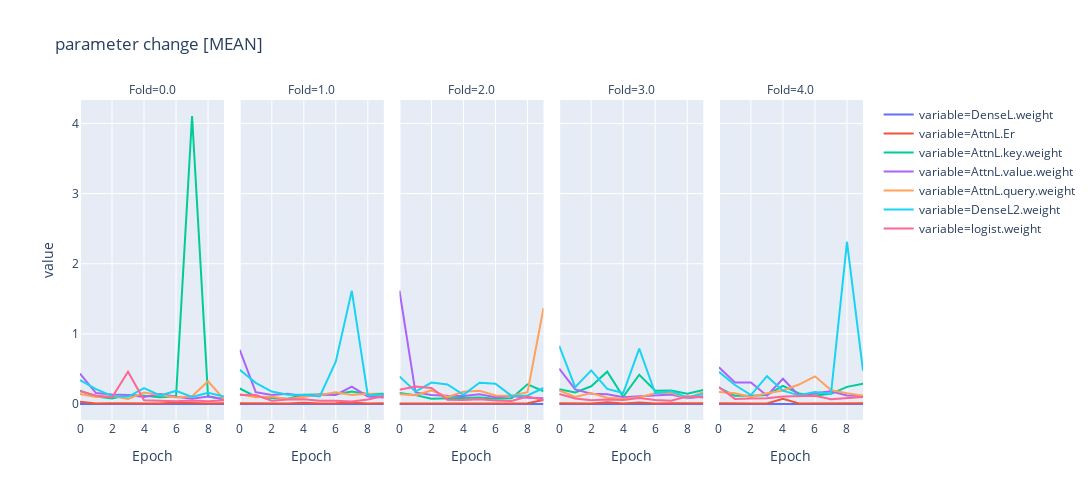

Here is the notebook cell this chart was saved with:
### Code cell
df2 = record_df['mean']
df3 = pd.melt(df2, id_vars=['Fold', 'Epoch'], value_vars=df2.columns[2:])
px.line(df3, x="Epoch", y="value", color="variable", facet_col='Fold', width=2000, height=500, title='parameter change [MEAN]')

### Figure 1 — Plotly figure (JSON) as saved in the notebook; plotly's stock layout.template omitted (floating-point values rounded to 4 significant figures)
{"data": [{"hoverlabel": {"namelength": 0}, "hovertemplate": "variable=DenseL.weight<br>Fold=0.0<br>Epoch=%{x}<br>value=%{y}", "legendgroup": "variable=DenseL.weight", "line": {"color": "#636efa", "dash": "solid"}, "mode": "lines", "name": "variable=DenseL.weight", "showlegend": true, "type": "scatter", "x": [0, 1, 2, 3, 4, 5, 6, 7, 8, 9], "xaxis": "x", "y": [0, 0, 0, 0, 0, 0, 0, 0, 0, 0], "yaxis": "y"}, {"hoverlabel": {"namelength": 0}, "hovertemplate": "variable=DenseL.weight<br>Fold=1.0<br>Epoch=%{x}<br>value=%{y}", "legendgroup": "variable=DenseL.weight", "line": {"color": "#636efa", "dash": "solid"}, "mode": "lines", "name": "variable=DenseL.weight", "showlegend": false, "type": "scatter", "x": [0, 1, 2, 3, 4, 5, 6, 7, 8, 9], "xaxis": "x2", "y": [0, 0, 0, 0, 0, 0, 0, 0, 0, 0], "yaxis": "y2"}, {"hoverlabel": {"namelength": 0}, "hovertemplate": "variable=DenseL.weight<br>Fold=2.0<br>Epoch=%{x}<br>value=%{y}", "legendgroup": "variable=DenseL.weight", "line": {"color": "#636efa", "dash": "solid"}, "mode": "lines", "name": "variable=DenseL.weight", "showlegend": false, "type": "scatter", "x": [0, 1, 2, 3, 4, 5, 6, 7, 8, 9], "xaxis": "x3", "y": [0, 0, 0, 0, 0, 0, 0, 0, 0, 0], "yaxis": "y3"}, {"hoverlabel": {"namelength": 0}, "hovertemplate": "variable=DenseL.weight<br>Fold=3.0<br>Epoch=%{x}<br>value=%{y}", "legendgroup": "variable=DenseL.weight", "line": {"color": "#636efa", "dash": "solid"}, "mode": "lines", "name": "variable=DenseL.weight", "showlegend": false, "type": "scatter", "x": [0, 1, 2, 3, 4, 5, 6, 7, 8, 9], "xaxis": "x4", "y": [0, 0, 0, 0, 0, 0, 0, 0, 0, 0], "yaxis": "y4"}, {"hoverlabel": {"namelength": 0}, "hovertemplate": "variable=DenseL.weight<br>Fold=4.0<br>Epoch=%{x}<br>value=%{y}", "legendgroup": "variable=DenseL.weight", "line": {"color": "#636efa", "dash": "solid"}, "mode": "lines", "name": "variable=DenseL.weight", "showlegend": false, "type": "scatter", "x": [0, 1, 2, 3, 4, 5, 6, 7, 8, 9], "xaxis": "x5", "y": [0, 0, 0, 0, 0, 0, 0, 0, 0, 0], "yaxis": "y5"}, {"hoverlabel": {"namelength": 0}, "hovertemplate": "variable=AttnL.Er<br>Fold=0.0<br>Epoch=%{x}<br>value=%{y}", "legendgroup": "variable=AttnL.Er", "line": {"color": "#EF553B", "dash": "solid"}, "mode": "lines", "name": "variable=AttnL.Er", "showlegend": true, "type": "scatter", "x": [0, 1, 2, 3, 4, 5, 6, 7, 8, 9], "xaxis": "x", "y": [0.03313, 0.008878, 0.01199, 0.007979, 0.008778, 0.008212, 0.02126, 0.01196, 0.008528, 0.00968], "yaxis": "y"}, {"hoverlabel": {"namelength": 0}, "hovertemplate": "variable=AttnL.Er<br>Fold=1.0<br>Epoch=%{x}<br>value=%{y}", "legendgroup": "variable=AttnL.Er", "line": {"color": "#EF553B", "dash": "solid"}, "mode": "lines", "name": "variable=AttnL.Er", "showlegend": false, "type": "scatter", "x": [0, 1, 2, 3, 4, 5, 6, 7, 8, 9], "xaxis": "x2", "y": [0.01026, 0.008186, 0.006263, 0.005969, 0.01633, 0.007989, 0.01139, 0.02132, 0.008502, 0.01007], "yaxis": "y2"}, {"hoverlabel": {"namelength": 0}, "hovertemplate": "variable=AttnL.Er<br>Fold=2.0<br>Epoch=%{x}<br>value=%{y}", "legendgroup": "variable=AttnL.Er", "line": {"color": "#EF553B", "dash": "solid"}, "mode": "lines", "name": "variable=AttnL.Er", "showlegend": false, "type": "scatter", "x": [0, 1, 2, 3, 4, 5, 6, 7, 8, 9], "xaxis": "x3", "y": [0.007377, 0.005849, 0.008663, 0.009673, 0.006428, 0.01001, 0.006644, 0.007526, 0.01176, 0.05569], "yaxis": "y3"}, {"hoverlabel": {"namelength": 0}, "hovertemplate": "variable=AttnL.Er<br>Fold=3.0<br>Epoch=%{x}<br>value=%{y}", "legendgroup": "variable=AttnL.Er", "line": {"color": "#EF553B", "dash": "solid"}, "mode": "lines", "name": "variable=AttnL.Er", "showlegend": false, "type": "scatter", "x": [0, 1, 2, 3, 4, 5, 6, 7, 8, 9], "xaxis": "x4", "y": [0.009111, 0.009356, 0.00724, 0.02379, 0.00691, 0.02036, 0.00728, 0.009655, 0.009414, 0.0096], "yaxis": "y4"}, {"hoverlabel": {"namelength": 0}, "hovertemplate": "variable=AttnL.Er<br>Fold=4.0<br>Epoch=%{x}<br>value=%{y}", "legendgroup": "variable=AttnL.Er", "line": {"color": "#EF553B", "dash": "solid"}, "mode": "lines", "name": "variable=AttnL.Er", "showlegend": false, "type": "scatter", "x": [0, 1, 2, 3, 4, 5, 6, 7, 8, 9], "xaxis": "x5", "y": [0.01204, 0.01512, 0.00844, 0.008275, 0.07319, 0.007479, 0.009189, 0.006799, 0.01259, 0.009261], "yaxis": "y5"}, {"hoverlabel": {"namelength": 0}, "hovertemplate": "variable=AttnL.key.weight<br>Fold=0.0<br>Epoch=%{x}<br>value=%{y}", "legendgroup": "variable=AttnL.key.weight", "line": {"color": "#00cc96", "dash": "solid"}, "mode": "lines", "name": "variable=AttnL.key.weight", "showlegend": true, "type": "scatter", "x": [0, 1, 2, 3, 4, 5, 6, 7, 8, 9], "xaxis": "x", "y": [0.1913, 0.1079, 0.07799, 0.1266, 0.1177, 0.09516, 0.1087, 4.105, 0.1095, 0.06814], "yaxis": "y"}, {"hoverlabel": {"namelength": 0}, "hovertemplate": "variable=AttnL.key.weight<br>Fold=1.0<br>Epoch=%{x}<br>value=%{y}", "legendgroup": "variable=AttnL.key.weight", "line": {"color": "#00cc96", "dash": "solid"}, "mode": "lines", "name": "variable=AttnL.key.weight", "showlegend": false, "type": "scatter", "x": [0, 1, 2, 3, 4, 5, 6, 7, 8, 9], "xaxis": "x2", "y": [0.2211, 0.1049, 0.08429, 0.07495, 0.131, 0.1379, 0.1398, 0.1772, 0.1438, 0.1475], "yaxis": "y2"}, {"hoverlabel": {"namelength": 0}, "hovertemplate": "variable=AttnL.key.weight<br>Fold=2.0<br>Epoch=%{x}<br>value=%{y}", "legendgroup": "variable=AttnL.key.weight", "line": {"color": "#00cc96", "dash": "solid"}, "mode": "lines", "name": "variable=AttnL.key.weight", "showlegend": false, "type": "scatter", "x": [0, 1, 2, 3, 4, 5, 6, 7, 8, 9], "xaxis": "x3", "y": [0.1573, 0.1268, 0.07402, 0.08097, 0.07944, 0.09263, 0.07418, 0.08148, 0.2804, 0.1813], "yaxis": "y3"}, {"hoverlabel": {"namelength": 0}, "hovertemplate": "variable=AttnL.key.weight<br>Fold=3.0<br>Epoch=%{x}<br>value=%{y}", "legendgroup": "variable=AttnL.key.weight", "line": {"color": "#00cc96", "dash": "solid"}, "mode": "lines", "name": "variable=AttnL.key.weight", "showlegend": false, "type": "scatter", "x": [0, 1, 2, 3, 4, 5, 6, 7, 8, 9], "xaxis": "x4", "y": [0.2116, 0.1653, 0.2526, 0.4612, 0.1036, 0.4176, 0.1888, 0.1918, 0.1468, 0.2007], "yaxis": "y4"}, {"hoverlabel": {"namelength": 0}, "hovertemplate": "variable=AttnL.key.weight<br>Fold=4.0<br>Epoch=%{x}<br>value=%{y}", "legendgroup": "variable=AttnL.key.weight", "line": {"color": "#00cc96", "dash": "solid"}, "mode": "lines", "name": "variable=AttnL.key.weight", "showlegend": false, "type": "scatter", "x": [0, 1, 2, 3, 4, 5, 6, 7, 8, 9], "xaxis": "x5", "y": [0.2346, 0.1168, 0.1175, 0.1289, 0.2588, 0.1505, 0.1226, 0.1451, 0.2438, 0.2876], "yaxis": "y5"}, {"hoverlabel": {"namelength": 0}, "hovertemplate": "variable=AttnL.value.weight<br>Fold=0.0<br>Epoch=%{x}<br>value=%{y}", "legendgroup": "variable=AttnL.value.weight", "line": {"color": "#ab63fa", "dash": "solid"}, "mode": "lines", "name": "variable=AttnL.value.weight", "showlegend": true, "type": "scatter", "x": [0, 1, 2, 3, 4, 5, 6, 7, 8, 9], "xaxis": "x", "y": [0.4333, 0.1559, 0.1368, 0.1281, 0.1006, 0.1428, 0.1038, 0.07559, 0.1066, 0.06765], "yaxis": "y"}, {"hoverlabel": {"namelength": 0}, "hovertemplate": "variable=AttnL.value.weight<br>Fold=1.0<br>Epoch=%{x}<br>value=%{y}", "legendgroup": "variable=AttnL.value.weight", "line": {"color": "#ab63fa", "dash": "solid"}, "mode": "lines", "name": "variable=AttnL.value.weight", "showlegend": false, "type": "scatter", "x": [0, 1, 2, 3, 4, 5, 6, 7, 8, 9], "xaxis": "x2", "y": [0.7705, 0.1691, 0.1286, 0.1444, 0.1077, 0.134, 0.129, 0.2486, 0.1083, 0.09088], "yaxis": "y2"}, {"hoverlabel": {"namelength": 0}, "hovertemplate": "variable=AttnL.value.weight<br>Fold=2.0<br>Epoch=%{x}<br>value=%{y}", "legendgroup": "variable=AttnL.value.weight", "line": {"color": "#ab63fa", "dash": "solid"}, "mode": "lines", "name": "variable=AttnL.value.weight", "showlegend": false, "type": "scatter", "x": [0, 1, 2, 3, 4, 5, 6, 7, 8, 9], "xaxis": "x3", "y": [1.615, 0.1653, 0.1278, 0.1161, 0.1157, 0.1376, 0.09743, 0.1142, 0.08876, 0.08193], "yaxis": "y3"}, {"hoverlabel": {"namelength": 0}, "hovertemplate": "variable=AttnL.value.weight<br>Fold=3.0<br>Epoch=%{x}<br>value=%{y}", "legendgroup": "variable=AttnL.value.weight", "line": {"color": "#ab63fa", "dash": "solid"}, "mode": "lines", "name": "variable=AttnL.value.weight", "showlegend": false, "type": "scatter", "x": [0, 1, 2, 3, 4, 5, 6, 7, 8, 9], "xaxis": "x4", "y": [0.5032, 0.2083, 0.1459, 0.1395, 0.09529, 0.1104, 0.1271, 0.1346, 0.08254, 0.1079], "yaxis": "y4"}, {"hoverlabel": {"namelength": 0}, "hovertemplate": "variable=AttnL.value.weight<br>Fold=4.0<br>Epoch=%{x}<br>value=%{y}", "legendgroup": "variable=AttnL.value.weight", "line": {"color": "#ab63fa", "dash": "solid"}, "mode": "lines", "name": "variable=AttnL.value.weight", "showlegend": false, "type": "scatter", "x": [0, 1, 2, 3, 4, 5, 6, 7, 8, 9], "xaxis": "x5", "y": [0.5245, 0.3064, 0.3055, 0.1178, 0.36, 0.1193, 0.152, 0.1804, 0.1204, 0.1138], "yaxis": "y5"}, {"hoverlabel": {"namelength": 0}, "hovertemplate": "variable=AttnL.query.weight<br>Fold=0.0<br>Epoch=%{x}<br>value=%{y}", "legendgroup": "variable=AttnL.query.weight", "line": {"color": "#FFA15A", "dash": "solid"}, "mode": "lines", "name": "variable=AttnL.query.weight", "showlegend": true, "type": "scatter", "x": [0, 1, 2, 3, 4, 5, 6, 7, 8, 9], "xaxis": "x", "y": [0.1443, 0.09828, 0.1133, 0.07047, 0.1637, 0.1307, 0.09277, 0.1091, 0.3239, 0.0673], "yaxis": "y"}, {"hoverlabel": {"namelength": 0}, "hovertemplate": "variable=AttnL.query.weight<br>Fold=1.0<br>Epoch=%{x}<br>value=%{y}", "legendgroup": "variable=AttnL.query.weight", "line": {"color": "#FFA15A", "dash": "solid"}, "mode": "lines", "name": "variable=AttnL.query.weight", "showlegend": false, "type": "scatter", "x": [0, 1, 2, 3, 4, 5, 6, 7, 8, 9], "xaxis": "x2", "y": [0.1389, 0.0953, 0.1066, 0.06889, 0.1041, 0.1279, 0.1659, 0.1302, 0.1467, 0.1237], "yaxis": "y2"}, {"hoverlabel": {"namelength": 0}, "hovertemplate": "variable=AttnL.query.weight<br>Fold=2.0<br>Epoch=%{x}<br>value=%{y}", "legendgroup": "variable=AttnL.query.weight", "line": {"color": "#FFA15A", "dash": "solid"}, "mode": "lines", "name": "variable=AttnL.query.weight", "showlegend": false, "type": "scatter", "x": [0, 1, 2, 3, 4, 5, 6, 7, 8, 9], "xaxis": "x3", "y": [0.1397, 0.1263, 0.1935, 0.1011, 0.1736, 0.1896, 0.1211, 0.1166, 0.169, 1.369], "yaxis": "y3"}, {"hoverlabel": {"namelength": 0}, "hovertemplate": "variable=AttnL.query.weight<br>Fold=3.0<br>Epoch=%{x}<br>value=%{y}", "legendgroup": "variable=AttnL.query.weight", "line": {"color": "#FFA15A", "dash": "solid"}, "mode": "lines", "name": "variable=AttnL.query.weight", "showlegend": false, "type": "scatter", "x": [0, 1, 2, 3, 4, 5, 6, 7, 8, 9], "xaxis": "x4", "y": [0.1933, 0.09924, 0.1566, 0.08932, 0.0748, 0.09622, 0.153, 0.1604, 0.08171, 0.1698], "yaxis": "y4"}, {"hoverlabel": {"namelength": 0}, "hovertemplate": "variable=AttnL.query.weight<br>Fold=4.0<br>Epoch=%{x}<br>value=%{y}", "legendgroup": "variable=AttnL.query.weight", "line": {"color": "#FFA15A", "dash": "solid"}, "mode": "lines", "name": "variable=AttnL.query.weight", "showlegend": false, "type": "scatter", "x": [0, 1, 2, 3, 4, 5, 6, 7, 8, 9], "xaxis": "x5", "y": [0.1716, 0.1534, 0.1002, 0.1535, 0.1937, 0.2777, 0.3939, 0.1979, 0.1518, 0.1191], "yaxis": "y5"}, {"hoverlabel": {"namelength": 0}, "hovertemplate": "variable=DenseL2.weight<br>Fold=0.0<br>Epoch=%{x}<br>value=%{y}", "legendgroup": "variable=DenseL2.weight", "line": {"color": "#19d3f3", "dash": "solid"}, "mode": "lines", "name": "variable=DenseL2.weight", "showlegend": true, "type": "scatter", "x": [0, 1, 2, 3, 4, 5, 6, 7, 8, 9], "xaxis": "x", "y": [0.3417, 0.2126, 0.1134, 0.1021, 0.2274, 0.1233, 0.1865, 0.1018, 0.1605, 0.1073], "yaxis": "y"}, {"hoverlabel": {"namelength": 0}, "hovertemplate": "variable=DenseL2.weight<br>Fold=1.0<br>Epoch=%{x}<br>value=%{y}", "legendgroup": "variable=DenseL2.weight", "line": {"color": "#19d3f3", "dash": "solid"}, "mode": "lines", "name": "variable=DenseL2.weight", "showlegend": false, "type": "scatter", "x": [0, 1, 2, 3, 4, 5, 6, 7, 8, 9], "xaxis": "x2", "y": [0.4881, 0.3011, 0.178, 0.1316, 0.1315, 0.1083, 0.6023, 1.613, 0.1259, 0.1312], "yaxis": "y2"}, {"hoverlabel": {"namelength": 0}, "hovertemplate": "variable=DenseL2.weight<br>Fold=2.0<br>Epoch=%{x}<br>value=%{y}", "legendgroup": "variable=DenseL2.weight", "line": {"color": "#19d3f3", "dash": "solid"}, "mode": "lines", "name": "variable=DenseL2.weight", "showlegend": false, "type": "scatter", "x": [0, 1, 2, 3, 4, 5, 6, 7, 8, 9], "xaxis": "x3", "y": [0.3936, 0.1778, 0.3056, 0.279, 0.1321, 0.3021, 0.29, 0.1153, 0.1221, 0.2279], "yaxis": "y3"}, {"hoverlabel": {"namelength": 0}, "hovertemplate": "variable=DenseL2.weight<br>Fold=3.0<br>Epoch=%{x}<br>value=%{y}", "legendgroup": "variable=DenseL2.weight", "line": {"color": "#19d3f3", "dash": "solid"}, "mode": "lines", "name": "variable=DenseL2.weight", "showlegend": false, "type": "scatter", "x": [0, 1, 2, 3, 4, 5, 6, 7, 8, 9], "xaxis": "x4", "y": [0.8288, 0.24, 0.4787, 0.2152, 0.1566, 0.7889, 0.1529, 0.1805, 0.09415, 0.1419], "yaxis": "y4"}, {"hoverlabel": {"namelength": 0}, "hovertemplate": "variable=DenseL2.weight<br>Fold=4.0<br>Epoch=%{x}<br>value=%{y}", "legendgroup": "variable=DenseL2.weight", "line": {"color": "#19d3f3", "dash": "solid"}, "mode": "lines", "name": "variable=DenseL2.weight", "showlegend": false, "type": "scatter", "x": [0, 1, 2, 3, 4, 5, 6, 7, 8, 9], "xaxis": "x5", "y": [0.4588, 0.2704, 0.1276, 0.3962, 0.1899, 0.1235, 0.1712, 0.1458, 2.31, 0.4768], "yaxis": "y5"}, {"hoverlabel": {"namelength": 0}, "hovertemplate": "variable=logist.weight<br>Fold=0.0<br>Epoch=%{x}<br>value=%{y}", "legendgroup": "variable=logist.weight", "line": {"color": "#FF6692", "dash": "solid"}, "mode": "lines", "name": "variable=logist.weight", "showlegend": true, "type": "scatter", "x": [0, 1, 2, 3, 4, 5, 6, 7, 8, 9], "xaxis": "x", "y": [0.181, 0.1199, 0.09316, 0.46, 0.05334, 0.0468, 0.04007, 0.05026, 0.0403, 0.05274], "yaxis": "y"}, {"hoverlabel": {"namelength": 0}, "hovertemplate": "variable=logist.weight<br>Fold=1.0<br>Epoch=%{x}<br>value=%{y}", "legendgroup": "variable=logist.weight", "line": {"color": "#FF6692", "dash": "solid"}, "mode": "lines", "name": "variable=logist.weight", "showlegend": false, "type": "scatter", "x": [0, 1, 2, 3, 4, 5, 6, 7, 8, 9], "xaxis": "x2", "y": [0.1286, 0.1287, 0.04718, 0.06575, 0.06719, 0.04467, 0.04621, 0.03546, 0.06368, 0.115], "yaxis": "y2"}, {"hoverlabel": {"namelength": 0}, "hovertemplate": "variable=logist.weight<br>Fold=2.0<br>Epoch=%{x}<br>value=%{y}", "legendgroup": "variable=logist.weight", "line": {"color": "#FF6692", "dash": "solid"}, "mode": "lines", "name": "variable=logist.weight", "showlegend": false, "type": "scatter", "x": [0, 1, 2, 3, 4, 5, 6, 7, 8, 9], "xaxis": "x3", "y": [0.2039, 0.2479, 0.2296, 0.06039, 0.057, 0.06799, 0.05001, 0.04407, 0.1075, 0.05757], "yaxis": "y3"}, {"hoverlabel": {"namelength": 0}, "hovertemplate": "variable=logist.weight<br>Fold=3.0<br>Epoch=%{x}<br>value=%{y}", "legendgroup": "variable=logist.weight", "line": {"color": "#FF6692", "dash": "solid"}, "mode": "lines", "name": "variable=logist.weight", "showlegend": false, "type": "scatter", "x": [0, 1, 2, 3, 4, 5, 6, 7, 8, 9], "xaxis": "x4", "y": [0.142, 0.07729, 0.05451, 0.06381, 0.05667, 0.08431, 0.05539, 0.04537, 0.1114, 0.09213], "yaxis": "y4"}, {"hoverlabel": {"namelength": 0}, "hovertemplate": "variable=logist.weight<br>Fold=4.0<br>Epoch=%{x}<br>value=%{y}", "legendgroup": "variable=logist.weight", "line": {"color": "#FF6692", "dash": "solid"}, "mode": "lines", "name": "variable=logist.weight", "showlegend": false, "type": "scatter", "x": [0, 1, 2, 3, 4, 5, 6, 7, 8, 9], "xaxis": "x5", "y": [0.2422, 0.07289, 0.07836, 0.08213, 0.1076, 0.1098, 0.1169, 0.06806, 0.08621, 0.09975], "yaxis": "y5"}], "layout": {"annotations": [{"font": {}, "showarrow": false, "text": "Fold=0.0", "x": 0.092, "xanchor": "center", "xref": "paper", "y": 1, "yanchor": "bottom", "yref": "paper"}, {"font": {}, "showarrow": false, "text": "Fold=1.0", "x": 0.296, "xanchor": "center", "xref": "paper", "y": 1, "yanchor": "bottom", "yref": "paper"}, {"font": {}, "showarrow": false, "text": "Fold=2.0", "x": 0.5, "xanchor": "center", "xref": "paper", "y": 1, "yanchor": "bottom", "yref": "paper"}, {"font": {}, "showarrow": false, "text": "Fold=3.0", "x": 0.704, "xanchor": "center", "xref": "paper", "y": 1, "yanchor": "bottom", "yref": "paper"}, {"font": {}, "showarrow": false, "text": "Fold=4.0", "x": 0.908, "xanchor": "center", "xref": "paper", "y": 1, "yanchor": "bottom", "yref": "paper"}], "height": 500, "legend": {"tracegroupgap": 0}, "title": {"text": "parameter change [MEAN]"}, "width": 2000, "xaxis": {"anchor": "y", "domain": [0, 0.184], "title": {"text": "Epoch"}}, "xaxis2": {"anchor": "y2", "domain": [0.204, 0.388], "matches": "x", "title": {"text": "Epoch"}}, "xaxis3": {"anchor": "y3", "domain": [0.408, 0.592], "matches": "x", "title": {"text": "Epoch"}}, "xaxis4": {"anchor": "y4", "domain": [0.612, 0.796], "matches": "x", "title": {"text": "Epoch"}}, "xaxis5": {"anchor": "y5", "domain": [0.816, 1], "matches": "x", "title": {"text": "Epoch"}}, "yaxis": {"anchor": "x", "domain": [0, 1], "title": {"text": "value"}}, "yaxis2": {"anchor": "x2", "domain": [0, 1], "matches": "y", "showticklabels": false}, "yaxis3": {"anchor": "x3", "domain": [0, 1], "matches": "y", "showticklabels": false}, "yaxis4": {"anchor": "x4", "domain": [0, 1], "matches": "y", "showticklabels": false}, "yaxis5": {"anchor": "x5", "domain": [0, 1], "matches": "y", "showticklabels": false}}}
